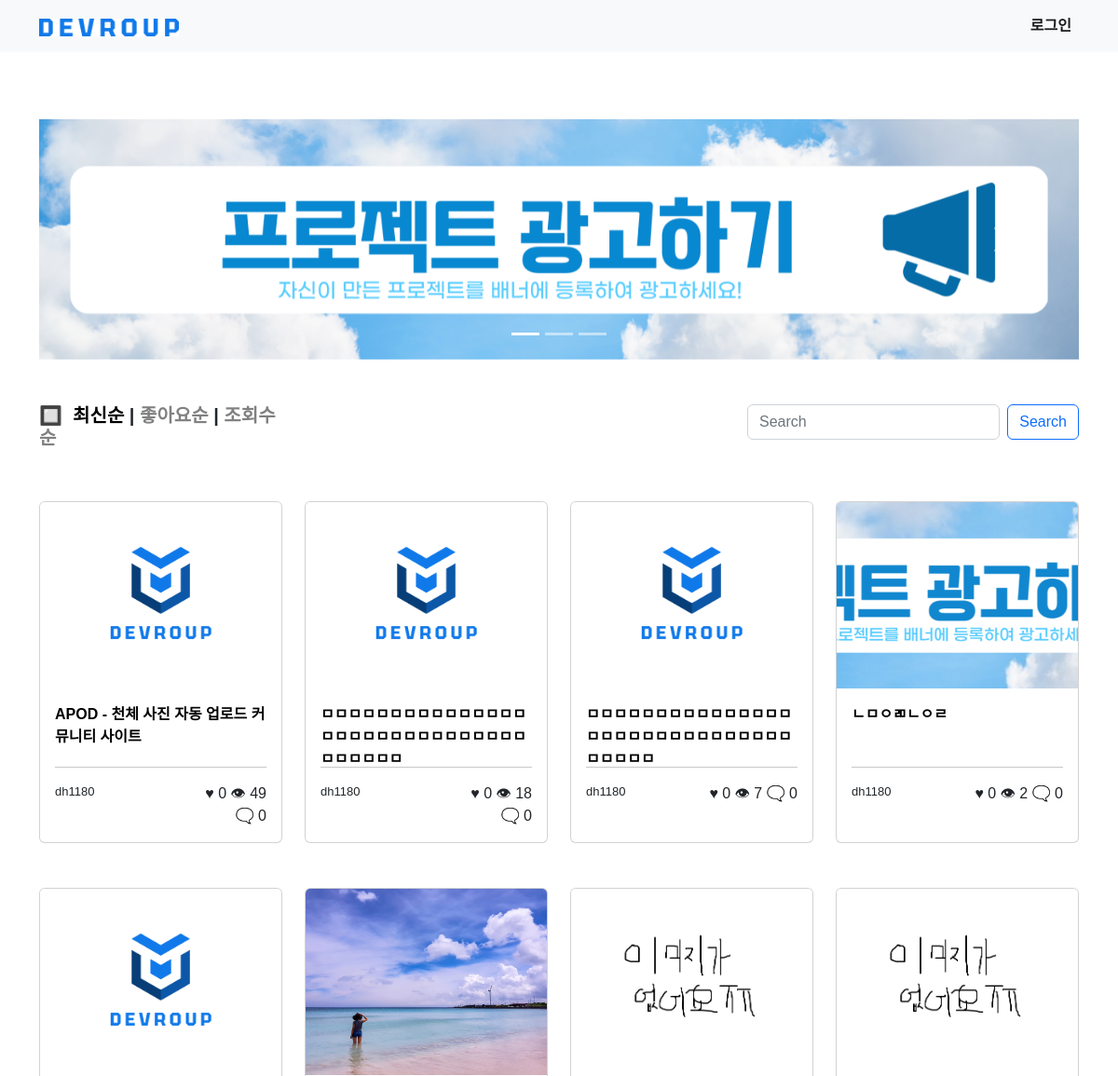
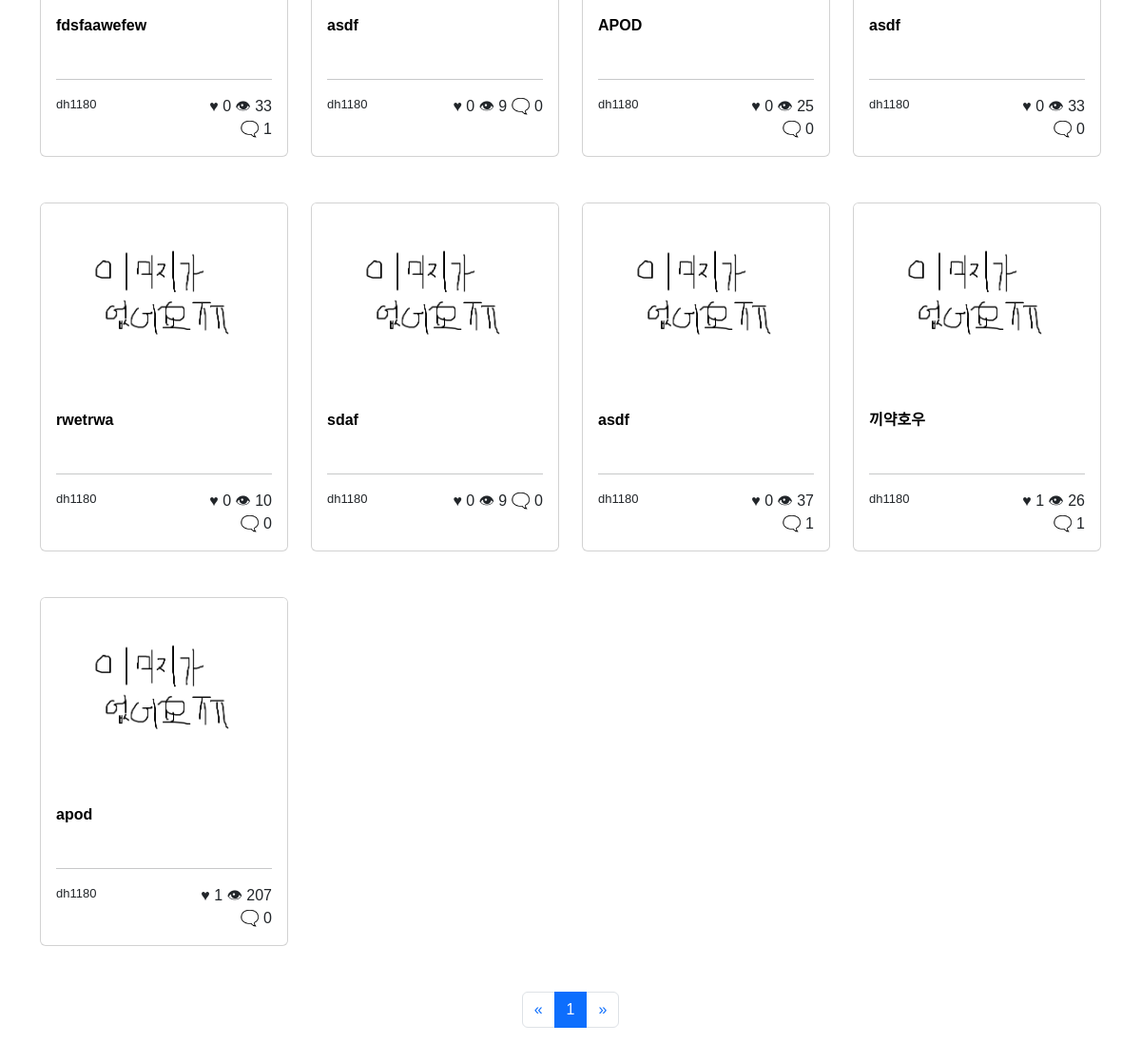
The page / on the database its author committed (2 pictures, top to bottom).
### community/models.py (models this page shows, shortened)
class Post(models.Model):
    title = models.CharField(max_length=200)
    author = models.ForeignKey(User, on_delete=models.CASCADE, null=True)
    hit = models.IntegerField(default=0)
    like = models.IntegerField(default=0)
    like_users = models.ManyToManyField(User, related_name='like_posts')
    date = models.DateTimeField(auto_now_add=True)
    image = models.ImageField(upload_to='community_thumbnail', null=True)
    content = models.TextField()
    github_address = models.URLField(null=True)
    def get_comment_count(self):
        return Comment.objects.filter(post=self).count()

### community/views.py (the view, shortened to what this page needs)
# urls.py: path('', views.post_list, name='post_list'),
def post_list(request):
    query = request.GET.get('q', '')
    ordering = request.GET.get('ordering', '-date')
    page_number = request.GET.get('page')
    if(ordering == ''):
        ordering = '-date'
    if query:
        posts = Post.objects.filter(title__icontains=query).order_by(ordering)
    else:
        posts = Post.objects.all().order_by(ordering)
    paginator = Paginator(posts, 16)
    page_obj = paginator.get_page(page_number)
    return render(request, 'community/post_list.html', {'page_obj': page_obj})

### community/views.py (called while the page is built)
def is_ajax(request):
    return request.META.get('HTTP_X_REQUESTED_WITH') == 'XMLHttpRequest'

### community/templates/community/post_list.html (shortened to what this page needs)
{% extends 'community/base.html' %} {% block content %}
<br /><br /><br />
<div id="post_list">
{% include 'community/post_list_ajax.html' %}
{% endblock content %}

### community/templates/community/post_list_ajax.html (shortened to what this page needs)
<div class="container">
    <div class="row">
        <div class="col-12 mb-5">
            <div id="carouselExampleIndicators" class="carousel slide" data-bs-ride="carousel">
                <div class="carousel-indicators">
                    <button
                        type="button"
                        data-bs-target="#carouselExampleIndicators"
                        data-bs-slide-to="0"
                        class="active"
                        aria-current="true"
                        aria-label="Slide 1"
                    ></button>
                    <button
                        type="button"
                        data-bs-target="#carouselExampleIndicators"
                        data-bs-slide-to="1"
                        aria-label="Slide 2"
                    ></button>
                    <button
                        type="button"
                        data-bs-target="#carouselExampleIndicators"
                        data-bs-slide-to="2"
                        aria-label="Slide 3"
                    ></button>
                </div>
                <div class="carousel-inner">
                    <div class="carousel-item active">
                        <a href="https://forms.gle/mQgPoKs9G4k7mtDo8">
                        <img
                            src="./media/banner/banner_sky.png"
                            class="d-block w-100"
                            style="object-fit: cover;"
                            alt="..."
                        />
                        </a>
                    </div>
                </div>
                <button
                    class="carousel-control-prev"
                    type="button"
                    data-bs-target="#carouselExampleIndicators"
                    data-bs-slide="prev"
                >
                    <span class="carousel-control-prev-icon" aria-hidden="true"></span>
                </button>
                <button
                    class="carousel-control-next"
                    type="button"
                    data-bs-target="#carouselExampleIndicators"
                    data-bs-slide="next"
                >
                    <span class="carousel-control-next-icon" aria-hidden="true"></span>
                </button>
            </div>
        </div>
    </div>
    <div class="row justify-content-between mb-5">
        <div class="col-md-3 col-sm-12">
            <h5 style="font-weight: bold;">🔲&nbsp;
            <a id="latest" style="color: gray;">최신순</a>&nbsp;|
            <a id="likes" style="color: gray;">좋아요순</a>&nbsp;|
            <a id="views" style="color: gray;">조회수순</a>
        </h5>
        </div>
        <div class="col-md-4 col-sm-12">
            <form method="GET" action="{% url 'community:post_list' %}" class="d-flex">
                <input
                    class="form-control me-2"
                    type="search"
                    placeholder="Search"
                    aria-label="Search"
                    name="q"
                    id="q"
                />
                <input class="btn btn-outline-primary" type="submit" value="Search" id="submit" />
            </form>
        </div>
    </div>
    <div class="row">
        {% for post in page_obj %}
        <div class="col-md-3 col-sm-12 mb-5">
            <div class="card h-100">
                <div class="media-container">
                    <img
                        src="{{ post.image.url }}"
                        class="card-img-top"
                        style="object-fit: cover; height: 200px;"
                    />
                </div>
                <div class="card-body">
                    <a
                        class="card-title stretched-link"
                        href="{% url 'community:post_detail' pk=post.pk %}"
                       style="font-weight: bold; display:block; height: 20px"
                        >{{ post.title | slice:":36" }}</a
                    >
                    <br />
                    <hr />
                    <div class="row">
                        <div class="col-6" style="font-size: small;">
                            {{ post.author }}
                        </div>
                        <div class="col-6 text-end">
                            ♥&nbsp;{{ post.like }} 👁&nbsp;{{ post.hit }} 🗨️&nbsp;{{ post.get_comment_count }}
                        </div>
                    </div>
                </div>
            </div>
        </div>
        {% endfor %}
    </div>
  <ul class="pagination justify-content-center">
    <li class="page-item"><a class="page-link">&laquo;</a></li>
    <li class="page-item active"><a class="page-link">{{ page_obj.number }}</a></li>
    <li class="page-item"><a class="page-link">&raquo;</a></li>
  </ul>
</div>
</div>

### community/templates/community/base.html (style rules this page uses)
body { font-family: 'Noto Sans KR', sans-serif; }

### community/templates/community/post_list_ajax.html (style rules this page uses)
a { cursor: pointer; }
a:link { color: black; text-decoration: none; }

### rows shown on the page
Post: image (picture), title "APOD - 천체 사진 자동 업로드 커뮤니티 사이트", author "dh1180", like "0", hit "49", get_comment_count "0"
Post: image (picture), title "ㅁㅁㅁㅁㅁㅁㅁㅁㅁㅁㅁㅁㅁㅁㅁㅁㅁㅁㅁㅁㅁㅁㅁㅁㅁㅁㅁㅁㅁㅁㅁㅁㅁㅁㅁㅁ", author "dh1180", like "0", hit "18", get_comment_count "0"
Post: image (picture), title "ㅁㅁㅁㅁㅁㅁㅁㅁㅁㅁㅁㅁㅁㅁㅁㅁㅁㅁㅁㅁㅁㅁㅁㅁㅁㅁㅁㅁㅁㅁㅁㅁㅁㅁㅁ", author "dh1180", like "0", hit "7", get_comment_count "0"
Post: image (picture), title "ㄴㅁㅇㄻㄴㅇㄹ", author "dh1180", like "0", hit "2", get_comment_count "0"
Post: image (picture), title "fdsfaawefew", author "dh1180", like "0", hit "33", get_comment_count "1"
Post: image (picture), title "asdf", author "dh1180", like "0", hit "9", get_comment_count "0"
Post: image (picture), title "APOD", author "dh1180", like "0", hit "25", get_comment_count "0"
Post: image (picture), title "asdf", author "dh1180", like "0", hit "33", get_comment_count "0"
Post: image (picture), title "rwetrwa", author "dh1180", like "0", hit "10", get_comment_count "0"
Post: image (picture), title "sdaf", author "dh1180", like "0", hit "9", get_comment_count "0"
Post: image (picture), title "asdf", author "dh1180", like "0", hit "37", get_comment_count "1"
Post: image (picture), title "끼약호우", author "dh1180", like "1", hit "26", get_comment_count "1"
Post: image (picture), title "apod", author "dh1180", like "1", hit "207", get_comment_count "0"

### other values the page prints
{{ page_obj.number }} "1"
